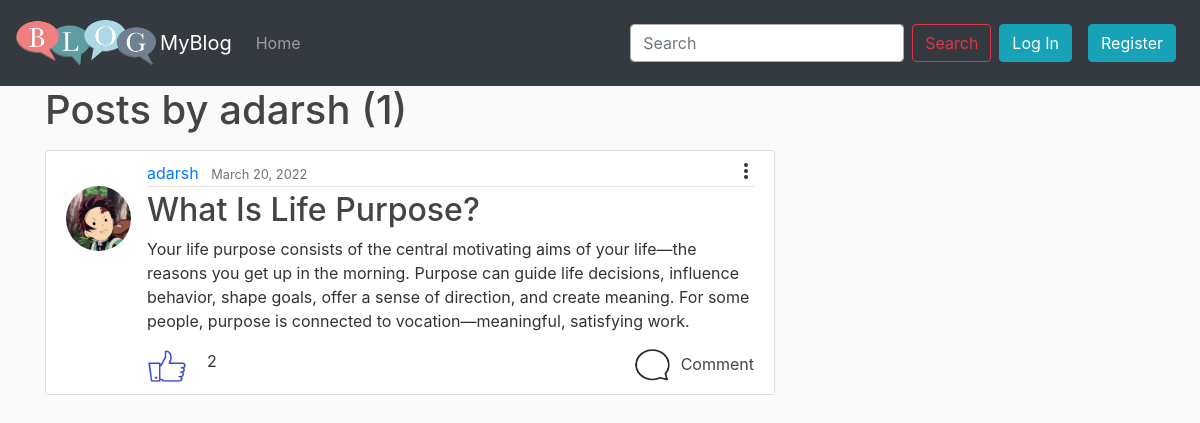
/user/adarsh/, run on an earlier commit of the app's database.
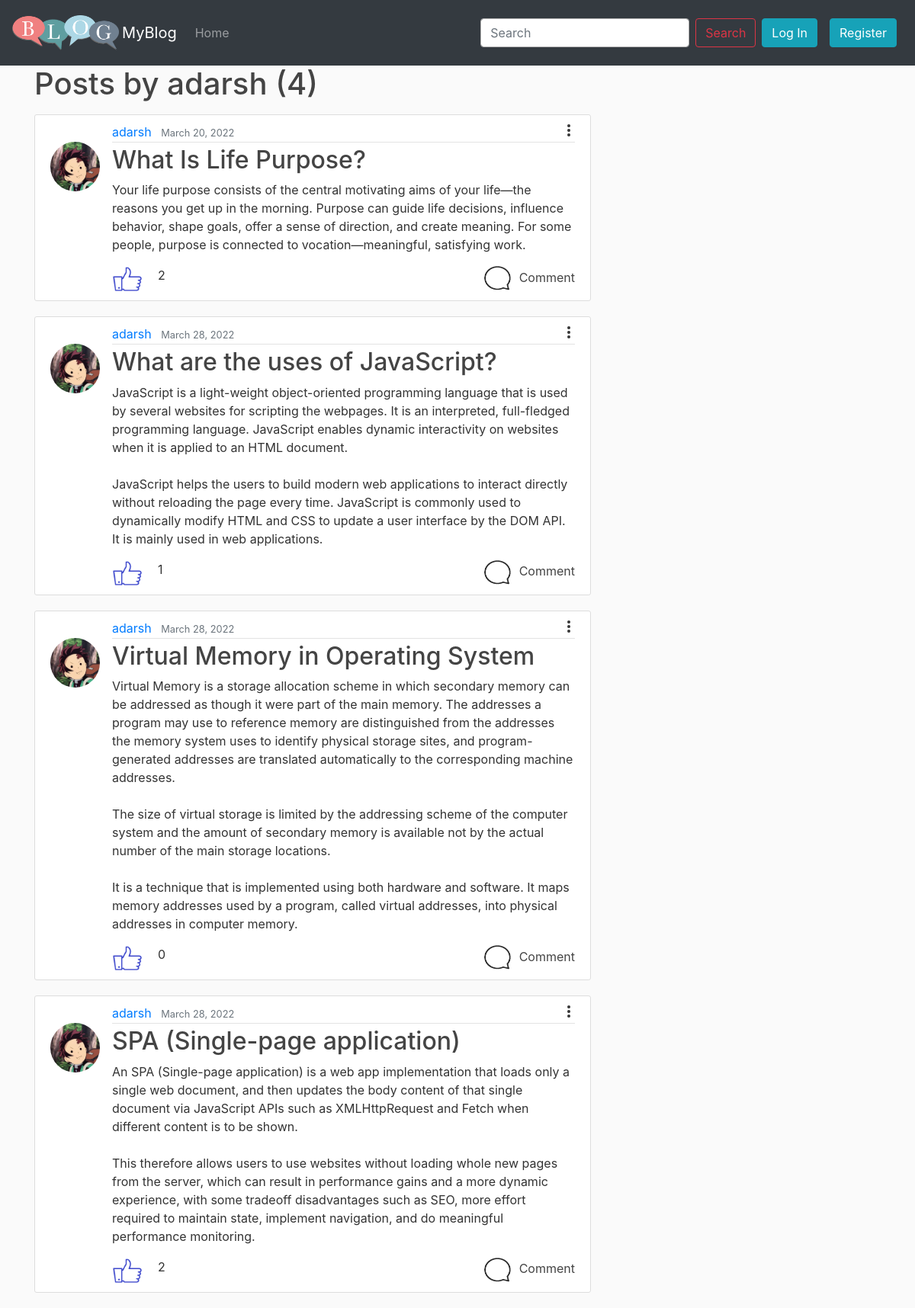
And on a later commit of the database.
### blog/models.py (models this page shows, shortened)
class Post(models.Model):
    title = models.CharField(max_length=100)
    content = models.TextField()
    date_posted = models.DateTimeField(default=timezone.now)
    author = models.ForeignKey(User,on_delete=models.CASCADE)
    likes = models.ManyToManyField(User,related_name='blog_post')

### users/models.py (models this page shows, shortened)
class Profile(models.Model):
    user = models.OneToOneField(User, on_delete=models.CASCADE)
    image = models.ImageField( default='default.png',upload_to='profile_pics')

### blog/views.py (the view)
# urls.py: path('user/<str:username>/', UserPostListView.as_view(),name = 'user-posts'),
class UserPostListView(ListView):
    model  = Post
    template_name = 'blog/user_posts.html'
    context_object_name = 'posts'
    paginate_by = 5
    ordering = ['-date_posted']
    def get_queryset(self):
        user =  get_object_or_404(User, username=self.kwargs.get('username'))
        return Post.objects.filter(author=user)

### templates/blog/user_posts.html (shortened to what this page needs)
{% extends "blog/base.html" %}
{% block content %}
        <h1 class="mb-3">Posts by {{ view.kwargs.username }} ({{ page_obj.paginator.count }})</h1>
        {%for post in posts%}
        <article class="media content-section">
          <img class="rounded-circle article-img"src="{{ post.author.profile.image.url }}">
            <div class="media-body">
              <div class="article-metadata">
                <a class="mr-2" href="{% url 'user-posts' post.author.username %}">{{ post.author }}</a>
                <small class="text-muted">{{ post.date_posted|date:"F d, Y" }}</small>
                <td>
                  <div class="dropout">
                      <button class="more">
                          <span></span>
                          <span></span>
                          <span></span>
                      </button>
                  </div>
              </td>
              </div>
              <h2><a class="article-title" href="{% url 'post-detail' post.id %}">{{ post.title }}</a></h2>
              <p class="article-content">{{ post.content }}</p>
              <div>
                <div style="float: left;padding-right: 20px;">
                {% if request.user.is_authenticated %}
                {% if request.user in post.likes.all %}
                <form action="{% url 'unlike_post' post.pk %}" method="POST">
                    {% csrf_token %}
                    <button type="submit" name="post_id" value="{{ post.id }}" class="like-button"><img height="35px"
                            width="40px" src="/media/like/liked.png"></button>
                </form>
                {%else%}
                <form action="{% url 'like_post' post.pk %}" method="POST">
                    {% csrf_token %}
                    <button type="submit" name="post_id" value="{{ post.id }}" class="like-button"><img height="35px"
                            width="40px" src="/media/like/like.png"></button>
                </form>
                {%endif%}
                {% else %}
                <a href="{% url 'login' %}" class="like-button"><img height="35px" width="40px"
                        src="/media/like/like.png"></a>
                {% endif %}
            </div>
            <div style="float: left;"> {{ post.likes.count }} </div>
            <div style="float: right;">
                <a class="article-title" href="{% url 'post-detail' post.id %}"><img height="32px" width="37px"
                        style="margin-right: 10px;" src="/media/comment.png">Comment</a>
            </div>
        </div>
            </div>
          </article>
        {% endfor %}
{% endblock  %}

What changed in the data, as far as the page shows it:
added Post: author.profile.image (picture), author "adarsh", date_posted "March 28, 2022", title "What are the uses of JavaScript?", content "JavaScript is a light-weight object-oriented programming language that is used by several websites for scripting the webpages. It is an interpreted, full-fledged programming language. JavaScript enables dynamic interactivity on websites when it is applied to an HTML document. JavaScript helps the users to build modern web applications to interact directly without reloading the page every time. JavaScript is commonly used to dynamically modify HTML and CSS to update a user interface by the DOM API. It is mainly used in web applications.", likes.count "1"
added Post: author.profile.image (picture), author "adarsh", date_posted "March 28, 2022", title "Virtual Memory in Operating System", content "Virtual Memory is a storage allocation scheme in which secondary memory can be addressed as though it were part of the main memory. The addresses a program may use to reference memory are distinguished from the addresses the memory system uses to identify physical storage sites, and program-generated addresses are translated automatically to the corresponding machine addresses. The size of virtual storage is limited by the addressing scheme of the computer system and the amount of secondary memory is available not by the actual number of the main storage locations. It is a technique that is implemented using both hardware and software. It maps memory addresses used by a program, called…", likes.count "0"
added Post: author.profile.image (picture), author "adarsh", date_posted "March 28, 2022", title "SPA (Single-page application)", content "An SPA (Single-page application) is a web app implementation that loads only a single web document, and then updates the body content of that single document via JavaScript APIs such as XMLHttpRequest and Fetch when different content is to be shown. This therefore allows users to use websites without loading whole new pages from the server, which can result in performance gains and a more dynamic experience, with some tradeoff disadvantages such as SEO, more effort required to maintain state, implement navigation, and do meaningful performance monitoring.", likes.count "2"
Also different on the page:
{{ page_obj.paginator.count }}: "1" → "4"
